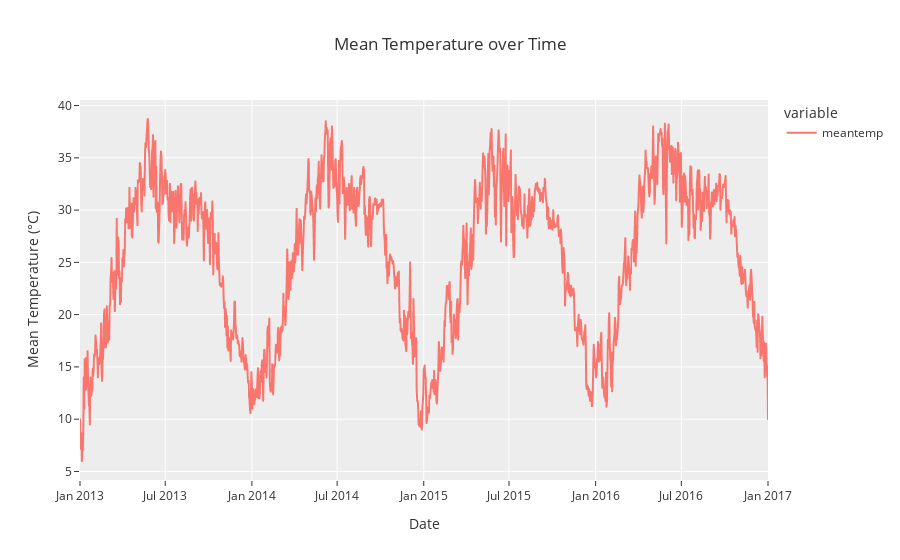
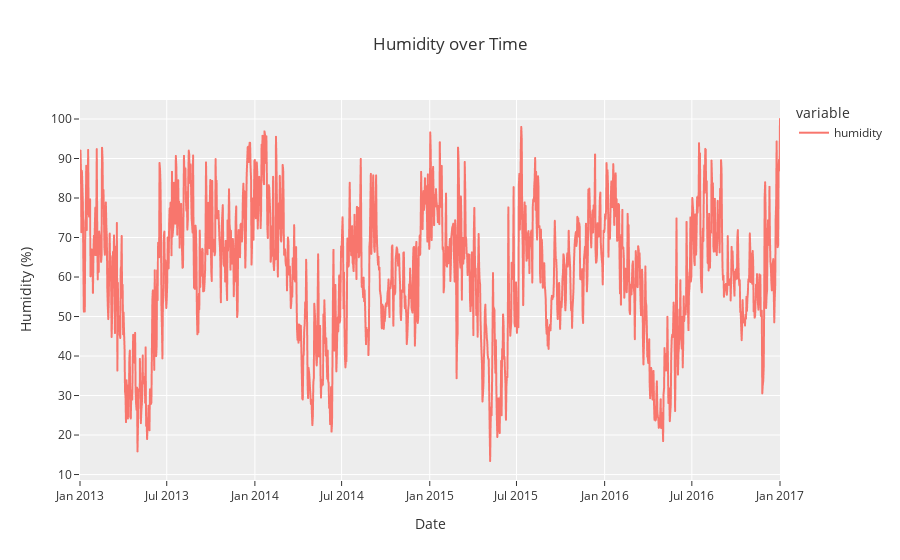
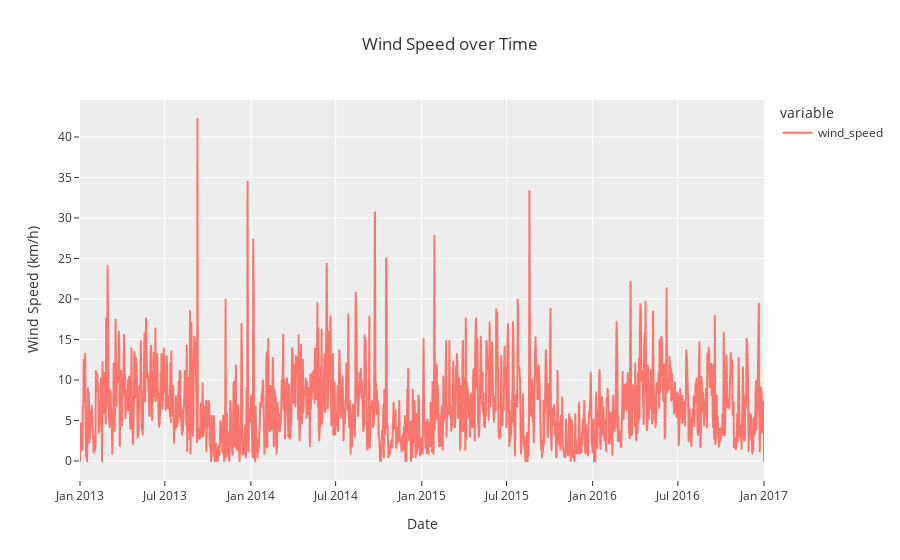
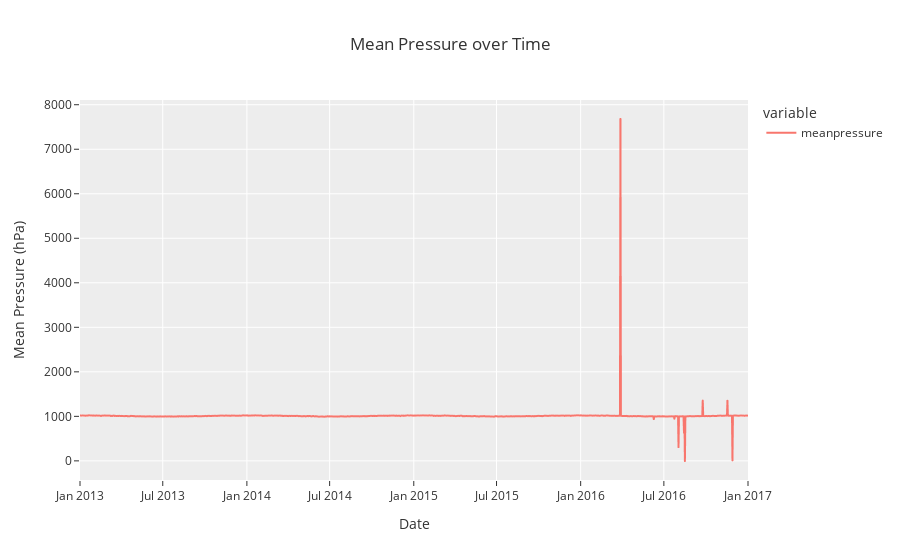

The code cell stored with these charts, in order, in its notebook:
### Markdown cell above
## Plotting Time Series

### Code cell
tstemp_fig = px.line(tstemp, title='Mean Temperature over Time', labels={'date': 'Date', 'value': 'Mean Temperature (°C)'})
tstemp_fig.show()

tshum_fig = px.line(tshum, title='Humidity over Time', labels={'date': 'Date', 'value': 'Humidity (%)'})
tshum_fig.show()

tswind_fig = px.line(tswind, title='Wind Speed over Time', labels={'date': 'Date', 'value': 'Wind Speed (km/h)'})
tswind_fig.show()

tspress_fig = px.line(tspress, title='Mean Pressure over Time', labels={'date': 'Date', 'value': 'Mean Pressure (hPa)'})
tspress_fig.show()

### Figure 1 — Plotly figure (JSON) as saved in the notebook; plotly's stock layout.template omitted (floating-point values rounded to 4 significant figures; data arrays with more than 128 entries replaced by an {"elided": "..."} marker saying what was removed)
{"data": [{"hovertemplate": "variable=meantemp<br>Date=%{x}<br>Mean Temperature (°C)=%{y}<extra></extra>", "legendgroup": "meantemp", "line": {"color": "#F8766D", "dash": "solid"}, "marker": {"symbol": "circle"}, "mode": "lines", "name": "meantemp", "showlegend": true, "type": "scattergl", "x": {"elided": "1462 str values"}, "xaxis": "x", "y": {"elided": "1462 float values"}, "yaxis": "y"}], "layout": {"legend": {"title": {"text": "variable"}, "tracegroupgap": 0}, "title": {"text": "Mean Temperature over Time"}, "xaxis": {"anchor": "y", "domain": [0, 1], "title": {"text": "Date"}}, "yaxis": {"anchor": "x", "domain": [0, 1], "title": {"text": "Mean Temperature (°C)"}}}}

### Figure 2 — Plotly figure (JSON) as saved in the notebook; plotly's stock layout.template omitted (floating-point values rounded to 4 significant figures; data arrays with more than 128 entries replaced by an {"elided": "..."} marker saying what was removed)
{"data": [{"hovertemplate": "variable=humidity<br>Date=%{x}<br>Humidity (%)=%{y}<extra></extra>", "legendgroup": "humidity", "line": {"color": "#F8766D", "dash": "solid"}, "marker": {"symbol": "circle"}, "mode": "lines", "name": "humidity", "showlegend": true, "type": "scattergl", "x": {"elided": "1462 str values"}, "xaxis": "x", "y": {"elided": "1462 float values"}, "yaxis": "y"}], "layout": {"legend": {"title": {"text": "variable"}, "tracegroupgap": 0}, "title": {"text": "Humidity over Time"}, "xaxis": {"anchor": "y", "domain": [0, 1], "title": {"text": "Date"}}, "yaxis": {"anchor": "x", "domain": [0, 1], "title": {"text": "Humidity (%)"}}}}

### Figure 3 — Plotly figure (JSON) as saved in the notebook; plotly's stock layout.template omitted (floating-point values rounded to 4 significant figures; data arrays with more than 128 entries replaced by an {"elided": "..."} marker saying what was removed)
{"data": [{"hovertemplate": "variable=wind_speed<br>Date=%{x}<br>Wind Speed (km/h)=%{y}<extra></extra>", "legendgroup": "wind_speed", "line": {"color": "#F8766D", "dash": "solid"}, "marker": {"symbol": "circle"}, "mode": "lines", "name": "wind_speed", "showlegend": true, "type": "scattergl", "x": {"elided": "1462 str values"}, "xaxis": "x", "y": {"elided": "1462 float values"}, "yaxis": "y"}], "layout": {"legend": {"title": {"text": "variable"}, "tracegroupgap": 0}, "title": {"text": "Wind Speed over Time"}, "xaxis": {"anchor": "y", "domain": [0, 1], "title": {"text": "Date"}}, "yaxis": {"anchor": "x", "domain": [0, 1], "title": {"text": "Wind Speed (km/h)"}}}}

### Figure 4 — Plotly figure (JSON) as saved in the notebook; plotly's stock layout.template omitted (floating-point values rounded to 4 significant figures; data arrays with more than 128 entries replaced by an {"elided": "..."} marker saying what was removed)
{"data": [{"hovertemplate": "variable=meanpressure<br>Date=%{x}<br>Mean Pressure (hPa)=%{y}<extra></extra>", "legendgroup": "meanpressure", "line": {"color": "#F8766D", "dash": "solid"}, "marker": {"symbol": "circle"}, "mode": "lines", "name": "meanpressure", "showlegend": true, "type": "scattergl", "x": {"elided": "1462 str values"}, "xaxis": "x", "y": {"elided": "1462 float values"}, "yaxis": "y"}], "layout": {"legend": {"title": {"text": "variable"}, "tracegroupgap": 0}, "title": {"text": "Mean Pressure over Time"}, "xaxis": {"anchor": "y", "domain": [0, 1], "title": {"text": "Date"}}, "yaxis": {"anchor": "x", "domain": [0, 1], "title": {"text": "Mean Pressure (hPa)"}}}}
